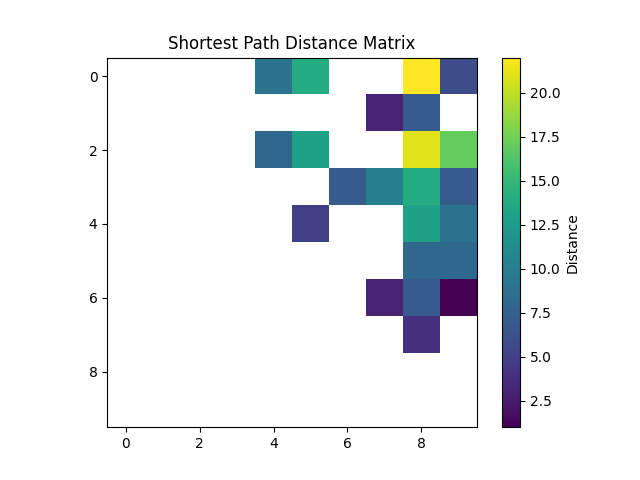

Write Python code to recreate this figure.
import numpy as np
import matplotlib.pyplot as plt
import networkx as nx


def load_graph_from_json(file_path):
    """
    从JSON文件加载图数据。
    """
    with open(file_path, 'r') as file:
        graph_data = json.load(file)

    G = nx.Graph()
    for edge in graph_data["edges"]:
        G.add_edge(edge["from"], edge["to"], distance=edge["distance"])

    return G
# 创建邻接矩阵并初始化
num_nodes = 10
graph = np.full((num_nodes, num_nodes), float('inf'))

for edge in data["edges"]:
    from_node = edge["from"] - 1
    to_node = edge["to"] - 1
    distance = edge["distance"]
    graph[from_node][to_node] = distance


distance_matrix = np.copy(graph)

for k in range(num_nodes):
    for i in range(num_nodes):
        for j in range(num_nodes):
            if distance_matrix[i][k] + distance_matrix[k][j] < distance_matrix[i][j]:
                distance_matrix[i][j] = distance_matrix[i][k] + distance_matrix[k][j]


print("最短路径矩阵：")
print(distance_matrix)

plt.imshow(distance_matrix, cmap='viridis', interpolation='nearest')
plt.colorbar(label='Distance')
plt.title('Shortest Path Distance Matrix')
plt.show()
